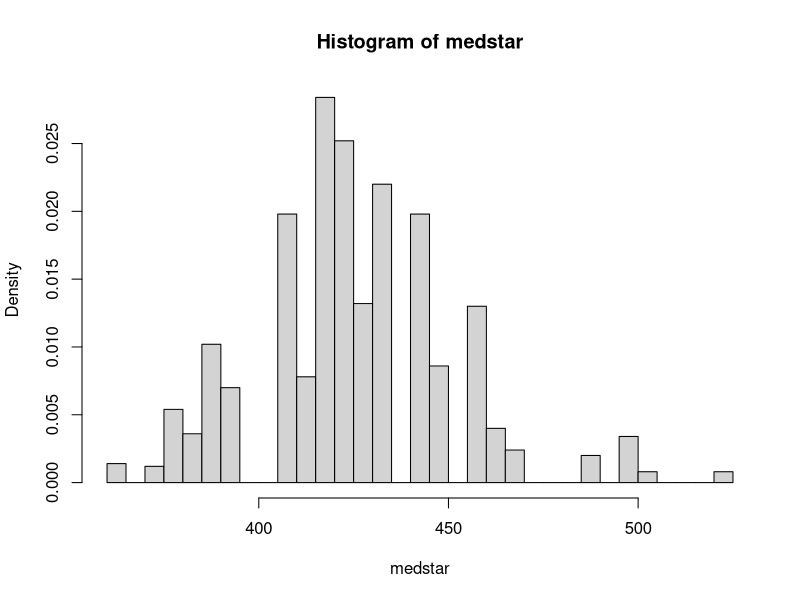
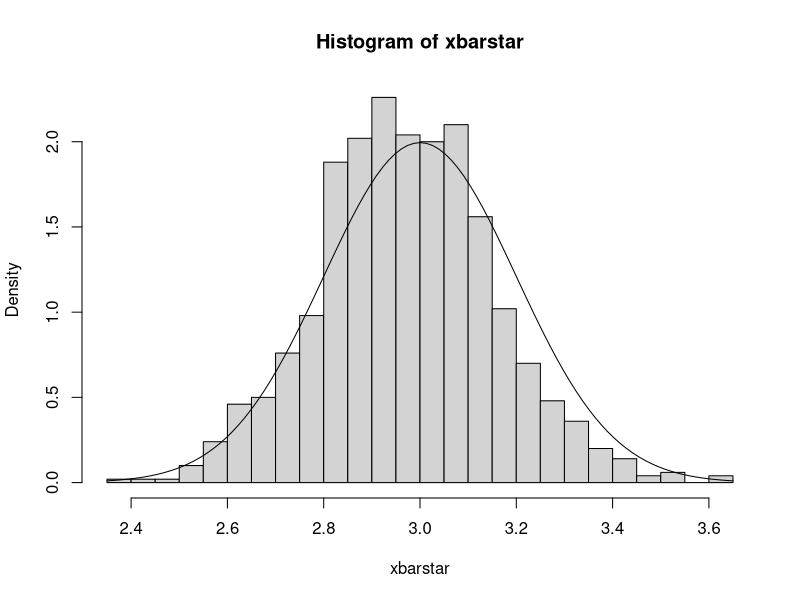
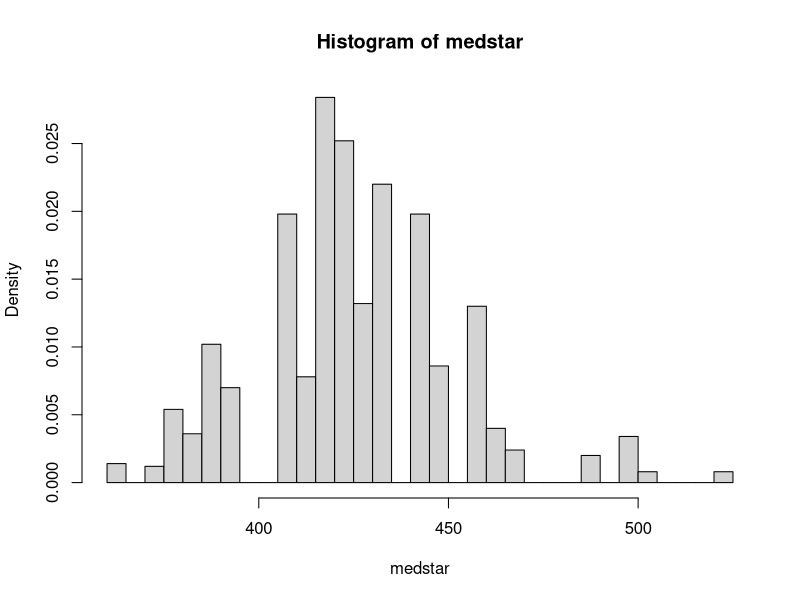

Reproduce these figures in R, in order. (Note: this script raises an error after producing the figures.)

#    IPSUR: Introduction to Probability and Statistics Using R
#    Copyright (C) 2014  G. Jay Kerns
#
#    Chapter: Resampling Methods
#
#    This file is part of IPSUR.
#
#    IPSUR is free software: you can redistribute it and/or modify
#    it under the terms of the GNU General Public License as published by
#    the Free Software Foundation, either version 3 of the License, or
#    (at your option) any later version.
#
#    IPSUR is distributed in the hope that it will be useful,
#    but WITHOUT ANY WARRANTY; without even the implied warranty of
#    MERCHANTABILITY or FITNESS FOR A PARTICULAR PURPOSE.  See the
#    GNU General Public License for more details.
#
#    You should have received a copy of the GNU General Public License
#    along with IPSUR.  If not, see <http://www.gnu.org/licenses/>.

srs <- rnorm(25, mean = 3)
resamps <- replicate(1000, sample(srs, 25, TRUE), simplify = FALSE)
xbarstar <- sapply(resamps, mean, simplify = TRUE)

postscript(file="fig/resamp-Bootstrap-se-mean.ps")
hist(xbarstar, breaks = 40, prob = TRUE)
curve(dnorm(x, 3, 0.2), add = TRUE) # overlay true normal density
dev.off()

mean(xbarstar)
mean(srs)
mean(xbarstar) - mean(srs)

sd(xbarstar)

resamps <- replicate(1000, sample(rivers, 141, TRUE), simplify = FALSE)
medstar <- sapply(resamps, median, simplify = TRUE)
sd(medstar)

postscript(file="fig/resamp-Bootstrapping-se-median.ps")
hist(medstar, breaks = 40, prob = TRUE)
dev.off()

hist(medstar, breaks = 40, prob = TRUE)

median(rivers)
mean(medstar)
mean(medstar) - median(rivers)

mean_fun <- function(x, indices) mean(x[indices])
boot(data = srs, statistic = mean_fun, R = 1000)

median_fun <- function(x, indices) median(x[indices])
boot(data = rivers, statistic = median_fun, R = 1000)

btsamps <- replicate(2000, sample(stack.loss, 21, TRUE), simplify = FALSE)
thetast <- sapply(btsamps, median, simplify = TRUE)
mean(thetast)
median(stack.loss)
quantile(thetast, c(0.025, 0.975))

med_fun <- function(x, ind) median(x[ind])
med_boot <- boot(stack.loss, med_fun, R = 2000)
boot.ci(med_boot, type = c("perc", "norm", "bca"))

oneway_test(len ~ supp, data = ToothGrowth)

t.test(len ~ supp, data = ToothGrowth, 
       alt = "greater", var.equal = TRUE)

A <- show(oneway_test(len ~ supp, data = ToothGrowth))
B <- t.test(len ~ supp, data = ToothGrowth, alt = "greater", var.equal = TRUE)
